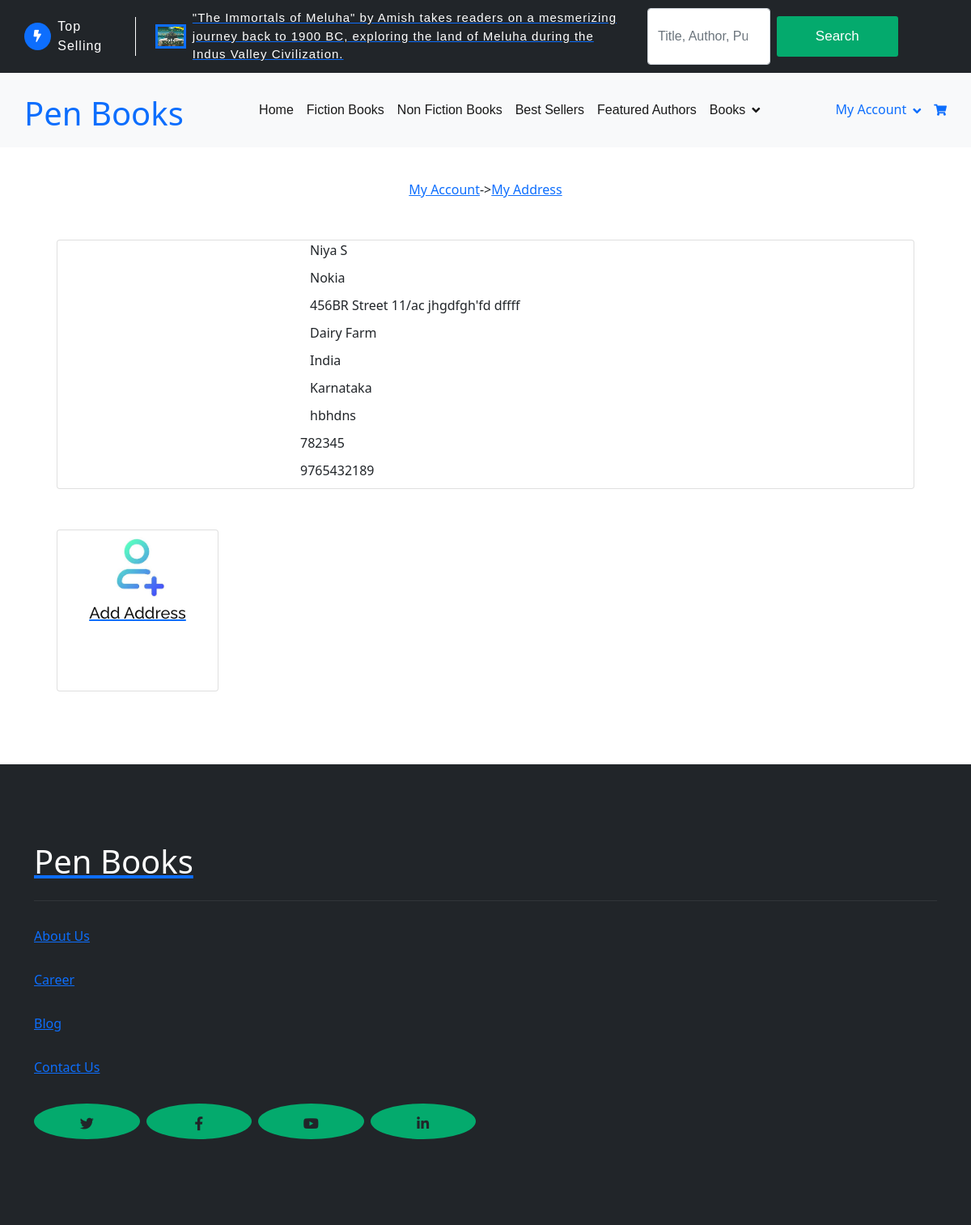
/myaddress (signed in), run on the app's committed database.
### BooksApp/models.py (models this page shows)
class customer_address(models.Model):
    customer = models.ForeignKey(Customers, on_delete=models.CASCADE, null=True, blank=True)
    name = models.CharField("Full Name", max_length=200)
    company = models.CharField("Company Name", max_length=200)
    street = models.TextField("Street Address", max_length=200)
    landmark = models.TextField("Land Mark")
    country = models.CharField(max_length=100)
    state = models.CharField(max_length=100, choices=states)
    city = models.CharField("City ", max_length=100)
    zip_code = models.CharField("pin/Zip code", max_length=100)
    mobile = models.IntegerField("Mobile")

### BooksApp/views.py (the view)
# urls.py: path('myaddress', views.myaddress, name='myaddress'),
def myaddress(request):
    data = customer_address.objects.filter(customer=Customers.objects.get(user=request.user))
    print(data)
    return render(request, 'myaddress.html', {'data': data})

### templates/myaddress.html (shortened to what this page needs)
{% extends "themes1.html" %}
{% load static %}
{% load crispy_forms_tags %}
{%  block content  %}
<link rel="stylesheet" href="{% static 'loginstyle.css' %}">
<link rel="stylesheet" href="{% static 'customerstyle.css' %}">
<div class="conatiner" style="margin-top:40px;">
    <center>  <a href="">My Account</a>-><a href="">My Address</a></center>
        <div class="card"  id="address1" style="padding-left:300px;" >
                <form>
                      {% for i in data %}
                     <div class="container">
                        <div class="form-group row">
                            <div class="col-sm-10">
                                <label> {{ i.name }}</label>
                            </div>
                        </div>
                         <div class="form-group row">
                            <div class="col-sm-10">
                                <label> {{i.company }}</label>
                            </div>
                        </div>
                         <div class="form-group row">
                            <div class="col-sm-10">
                                <label> {{ i.street }}</label>
                            </div>
                        </div>
                        <div class="form-group row">
                            <div class="col-sm-10">
                                <label> {{ i.landmark}}</label>
                            </div>
                        </div>
                         <div class="form-group row">
                            <div class="col-sm-10">
                                <label> {{ i.country }}</label>
                            </div>
                        </div>
                         <div class="form-group row">
                            <div class="col-sm-10">
                                <label> {{ i.state}}</label>
                            </div>
                        </div>
                        <div class="form-group row">
                            <div class="col-sm-10">
                                <label> {{ i.city }}</label>
                            </div>
                        </div>
                     </div>
                        <div class="form-group row">
                              <div class="col-sm-10">
                                <label> {{ i.zip_code }}</label>
                              </div>
                         </div>
                       <div class="form-group row">
                               <div class="col-sm-10">
                                   <label> {{ i.mobile }}</label>
                            </div>
                        </div>
                    {% endfor %}
                   </form>
        </div>
        <div class="card" id="address2" style="width:200px;height:200px;">
            <CENTER> <img src="{% static 'storeimages/addaddress1.jpg' %}"  width="90" height="90"></CENTER>
            <center> <a href="{% url 'update_address' %}"><h5>Add Address</h5></a></center>
        </div>
</div>
</body>
{% endblock %}

### static/customerstyle.css (style rules this page uses)
#address1 { margin-bottom:50px; margin-top:50px; margin-left:70px; margin-right:70px; }
#address2 { margin-bottom:90px;margin-left:70px; }
label { margin-bottom: 10px; display: block; }

### data on the page
customer_address: name "Niya S", company "Nokia", street "456BR Street 11/ac jhgdfgh'fd dffff", landmark "Dairy Farm", country "India", state "Karnataka", city "hbhdns", zip_code "782345", mobile "9765432189"
